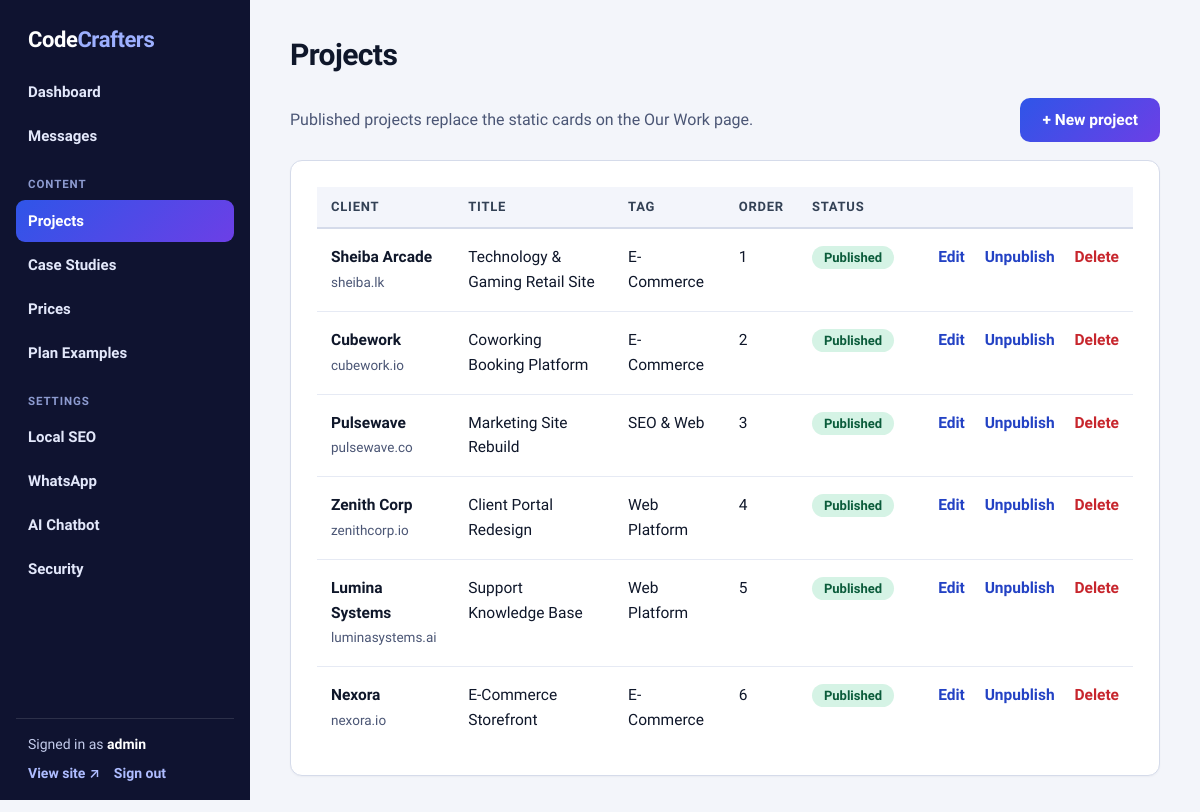
The app's page /admin/projects.php (signed in) with its own data.
### tables this page shows
CREATE TABLE IF NOT EXISTS projects (
    id           INT UNSIGNED AUTO_INCREMENT PRIMARY KEY,
    client       VARCHAR(120) NOT NULL,
    domain       VARCHAR(120) NOT NULL DEFAULT '',
    url          VARCHAR(255) NOT NULL DEFAULT '',
    tag          VARCHAR(60)  NOT NULL DEFAULT '',
    title        VARCHAR(190) NOT NULL,
    description  TEXT         NOT NULL,
    tech         VARCHAR(255) NOT NULL DEFAULT '',
    thumb_style  CHAR(1)      NOT NULL DEFAULT 'a',
    thumb_icon   VARCHAR(8)   NOT NULL DEFAULT '',
    logo_path    VARCHAR(255) NOT NULL DEFAULT '',
    sort_order   INT          NOT NULL DEFAULT 0,
    is_published TINYINT(1)   NOT NULL DEFAULT 1,
    created_at   TIMESTAMP    NOT NULL DEFAULT CURRENT_TIMESTAMP
);

### api/bootstrap.php (called while the page is built, shortened)
<?php
function cfg(string $key, $default = null)
{
    return $GLOBALS['cfg'][$key] ?? $default;
}
function db(): PDO
{
    static $pdo = null;
    if ($pdo === null) {
        $dsn = 'mysql:host=' . cfg('db_host') . ';dbname=' . cfg('db_name') . ';charset=utf8mb4';
        $pdo = new PDO($dsn, cfg('db_user'), cfg('db_pass'), [
            PDO::ATTR_ERRMODE            => PDO::ERRMODE_EXCEPTION,
            PDO::ATTR_DEFAULT_FETCH_MODE => PDO::FETCH_ASSOC,
            PDO::ATTR_EMULATE_PREPARES   => false,
        ]);
    }
    return $pdo;
}
function e($value): string
{
    return htmlspecialchars((string) $value, ENT_QUOTES | ENT_SUBSTITUTE, 'UTF-8');
}

### admin/projects.php (the view, shortened to what this page needs)
<?php
require __DIR__ . '/../api/bootstrap.php';
require __DIR__ . '/_layout.php';
$errors = [];
$form   = [
    'id' => 0, 'client' => '', 'domain' => '', 'url' => '', 'tag' => '', 'title' => '',
    'description' => '', 'tech' => '', 'thumb_style' => 'a', 'thumb_icon' => '', 'logo_path' => '',
    'sort_order' => 0, 'is_published' => 1,
];
$editing = isset($_GET['new']) || isset($_GET['edit']) || ($_SERVER['REQUEST_METHOD'] === 'POST' && $errors);
if ($editing): ?>
    <section class="panel">
        <h2><?= $form['id'] ? 'Edit project' : 'New project' ?></h2>
        <?php foreach ($errors as $er): ?><div class="alert err"><?= e($er) ?></div><?php endforeach; ?>
        <form method="post" class="grid-form">
            <?= csrf_field() ?>
            <input type="hidden" name="action" value="save">
            <input type="hidden" name="id" value="<?= (int) $form['id'] ?>">
            <label>Client *<input name="client" value="<?= e($form['client']) ?>" required maxlength="120"></label>
            <label>Domain (display)<input name="domain" value="<?= e($form['domain']) ?>" maxlength="120" placeholder="example.com"></label>
            <label>Website URL<input name="url" value="<?= e($form['url']) ?>" maxlength="255" placeholder="https://example.com"></label>
            <label>Tag<input name="tag" value="<?= e($form['tag']) ?>" maxlength="60" placeholder="E-Commerce"></label>
            <label class="wide">Title *<input name="title" value="<?= e($form['title']) ?>" required maxlength="190"></label>
            <label class="wide">Description *<textarea name="description" rows="4" required><?= e($form['description']) ?></textarea></label>
            <label class="wide">Tech (comma separated)<input name="tech" value="<?= e($form['tech']) ?>" maxlength="255" placeholder="Next.js, TypeScript, Stripe"></label>
            <label>Thumbnail colour
                <select name="thumb_style">
                    <?php foreach (['a' => 'Blue / violet', 'b' => 'Orange / pink', 'c' => 'Cyan / blue', 'd' => 'Green / cyan', 'e' => 'Violet / magenta', 'f' => 'Pink / amber'] as $k => $lbl): ?>
                        <option value="<?= $k ?>" <?= $form['thumb_style'] === $k ? 'selected' : '' ?>><?= e($lbl) ?></option>
                    <?php endforeach; ?>
                </select>
            </label>
            <label>Thumbnail icon (emoji/symbol)<input name="thumb_icon" value="<?= e($form['thumb_icon']) ?>" maxlength="8"></label>
            <label class="wide">Logo image (optional, overrides icon)<input name="logo_path" value="<?= e($form['logo_path']) ?>" maxlength="255" placeholder="img/logos/client.png"></label>
            <label>Sort order (lower first)<input type="number" name="sort_order" value="<?= (int) $form['sort_order'] ?>"></label>
            <label class="check"><input type="checkbox" name="is_published" value="1" <?= $form['is_published'] ? 'checked' : '' ?>> Published on Our Work page</label>
            <div class="actions wide">
                <button class="btn" type="submit">Save project</button>
                <a class="btn ghost" href="projects.php">Cancel</a>
            </div>
        </form>
    </section>
<?php else:
    $rows = db()->query('SELECT id, client, domain, tag, title, sort_order, is_published FROM projects ORDER BY sort_order ASC, id DESC')->fetchAll();
    ?>
    <div class="toolbar">
        <p class="muted">Published projects replace the static cards on the Our Work page.</p>
        <a class="btn" href="projects.php?new=1">+ New project</a>
    </div>
    <section class="panel">
        <?php if (!$rows): ?>
            <p class="muted">No projects yet. The Our Work page shows its built-in cards until you publish one.</p>
        <?php else: ?>
            <table>
                <thead><tr><th>Client</th><th>Title</th><th>Tag</th><th>Order</th><th>Status</th><th></th></tr></thead>
                <tbody>
                <?php foreach ($rows as $p): ?>
                    <tr>
                        <td><strong><?= e($p['client']) ?></strong><br><small><?= e($p['domain']) ?></small></td>
                        <td><?= e($p['title']) ?></td>
                        <td><?= e($p['tag']) ?></td>
                        <td><?= (int) $p['sort_order'] ?></td>
                        <td><span class="badge <?= $p['is_published'] ? 'on' : 'off' ?>"><?= $p['is_published'] ? 'Published' : 'Draft' ?></span></td>
                        <td class="row-actions">
                            <a href="projects.php?edit=<?= (int) $p['id'] ?>">Edit</a>
                            <form method="post">
                                <button class="link-btn" name="action" value="toggle"><?= $p['is_published'] ? 'Unpublish' : 'Publish' ?></button>
                            </form>
                            <form method="post" onsubmit="return confirm('Delete this project permanently?');">
                                <button class="link-btn danger-text" name="action" value="delete">Delete</button>
                            </form>
                        </td>
                    </tr>
                <?php endforeach; ?>
                </tbody>
            </table>
        <?php endif; ?>
    </section>
<?php endif;

### admin/assets/admin.css (style rules this page uses)
:root { --bg: #f3f5fa; --panel: #ffffff; --ink: #0f172a; --ink-2: #334155; --muted: #4b5675; --line: #d5dbea; --line-soft: #e6eaf4; --brand: #2f55e8; --brand-dark: #2342c4; --brand-2: #6c3fe6; --danger: #c7262d; --ok: #0f7a4f; --side: #0f1330; --radius: 12px; }
* { box-sizing: border-box; }
html { font-size: 16px; }
body { margin: 0; font: 16px/1.6 "Plus Jakarta Sans", system-ui, -apple-system, "Segoe UI", Roboto, sans-serif; -webkit-font-smoothing: antialiased; color: var(--ink); background: var(--bg); display: flex; min-height: 100vh; }
a { color: var(--brand-dark); text-decoration: none; font-weight: 600; }
small { font-size: 13.5px; }
small, .muted { color: var(--muted); }
.panel { background: var(--panel); border: 1px solid var(--line); border-radius: var(--radius); padding: 26px; margin-bottom: 24px; overflow-x: auto; box-shadow: 0 1px 2px rgba(15, 23, 42, .04); }
table { width: 100%; border-collapse: collapse; font-size: 15.5px; }
th { text-align: left; font-size: 13px; font-weight: 700; text-transform: uppercase; letter-spacing: .06em; color: var(--ink-2); padding: 10px 14px; background: #f3f5fb; border-bottom: 2px solid var(--line); }
td { padding: 16px 14px; border-bottom: 1px solid var(--line-soft); vertical-align: top; }
tr:last-child td { border-bottom: 0; }
.row-actions { white-space: nowrap; text-align: right; }
.row-actions form, .row-actions a { display: inline-block; margin-left: 16px; }
.btn { display: inline-block; border: 0; cursor: pointer; font: inherit; font-size: 15.5px; font-weight: 700; color: #fff; background: linear-gradient(135deg, var(--brand), var(--brand-2)); padding: 12px 22px; border-radius: 10px; line-height: 1.3; }
.link-btn { background: none; border: 0; padding: 0; font: inherit; font-weight: 600; color: var(--brand-dark); cursor: pointer; }
.danger-text { color: var(--danger); }
.toolbar { display: flex; justify-content: space-between; align-items: center; gap: 14px; flex-wrap: wrap; margin-bottom: 18px; }
.toolbar p { margin: 0; }
.badge { font-size: 13px; padding: 4px 12px; border-radius: 999px; font-weight: 700; }
.badge.on { background: #d5f3e5; color: #0b5c3b; }

### records on screen
projects: client "Sheiba Arcade", domain "sheiba.lk", title "Technology & Gaming Retail Site", tag "E-Commerce", sort_order "1", is_published "Published"
projects: client "Cubework", domain "cubework.io", title "Coworking Booking Platform", tag "E-Commerce", sort_order "2", is_published "Published"
projects: client "Pulsewave", domain "pulsewave.co", title "Marketing Site Rebuild", tag "SEO & Web", sort_order "3", is_published "Published"
projects: client "Zenith Corp", domain "zenithcorp.io", title "Client Portal Redesign", tag "Web Platform", sort_order "4", is_published "Published"
projects: client "Lumina Systems", domain "luminasystems.ai", title "Support Knowledge Base", tag "Web Platform", sort_order "5", is_published "Published"
projects: client "Nexora", domain "nexora.io", title "E-Commerce Storefront", tag "E-Commerce", sort_order "6", is_published "Published"

### other values on screen
$label "Dashboard"
$label "Messages"
$group "CONTENT"
$label "Projects"
$label "Case Studies"
$label "Prices"
$label "Plan Examples"
$group "SETTINGS"
$label "Local SEO"
$label "WhatsApp"
$label "AI Chatbot"
$label "Security"
$user['username'] "admin"
$title "Projects"
